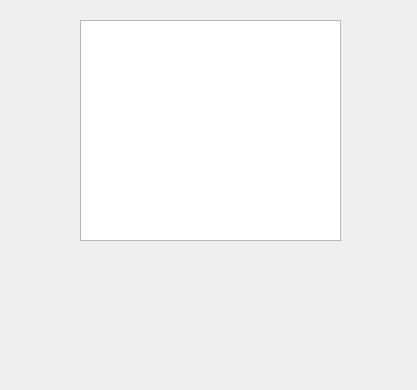
<?xml version="1.0" encoding="UTF-8"?>
<ui version="4.0">
 <class>MainWindow</class>
 <widget class="QMainWindow" name="MainWindow">
  <property name="geometry">
   <rect>
    <x>0</x>
    <y>0</y>
    <width>417</width>
    <height>390</height>
   </rect>
  </property>
  <property name="sizePolicy">
   <sizepolicy hsizetype="Preferred" vsizetype="Preferred">
    <horstretch>0</horstretch>
    <verstretch>0</verstretch>
   </sizepolicy>
  </property>
  <property name="minimumSize">
   <size>
    <width>2</width>
    <height>0</height>
   </size>
  </property>
  <property name="windowTitle">
   <string>MainWindow</string>
  </property>
  <widget class="QWidget" name="centralwidget">
   <widget class="QListWidget" name="qlw_faces">
    <property name="geometry">
     <rect>
      <x>80</x>
      <y>20</y>
      <width>261</width>
      <height>221</height>
     </rect>
    </property>
    <property name="sizePolicy">
     <sizepolicy hsizetype="Preferred" vsizetype="Preferred">
      <horstretch>0</horstretch>
      <verstretch>0</verstretch>
     </sizepolicy>
    </property>
    <property name="font">
     <font>
      <pointsize>18</pointsize>
     </font>
    </property>
    <property name="tabletTracking">
     <bool>false</bool>
    </property>
   </widget>
  </widget>
 </widget>
 <resources/>
 <connections/>
</ui>
